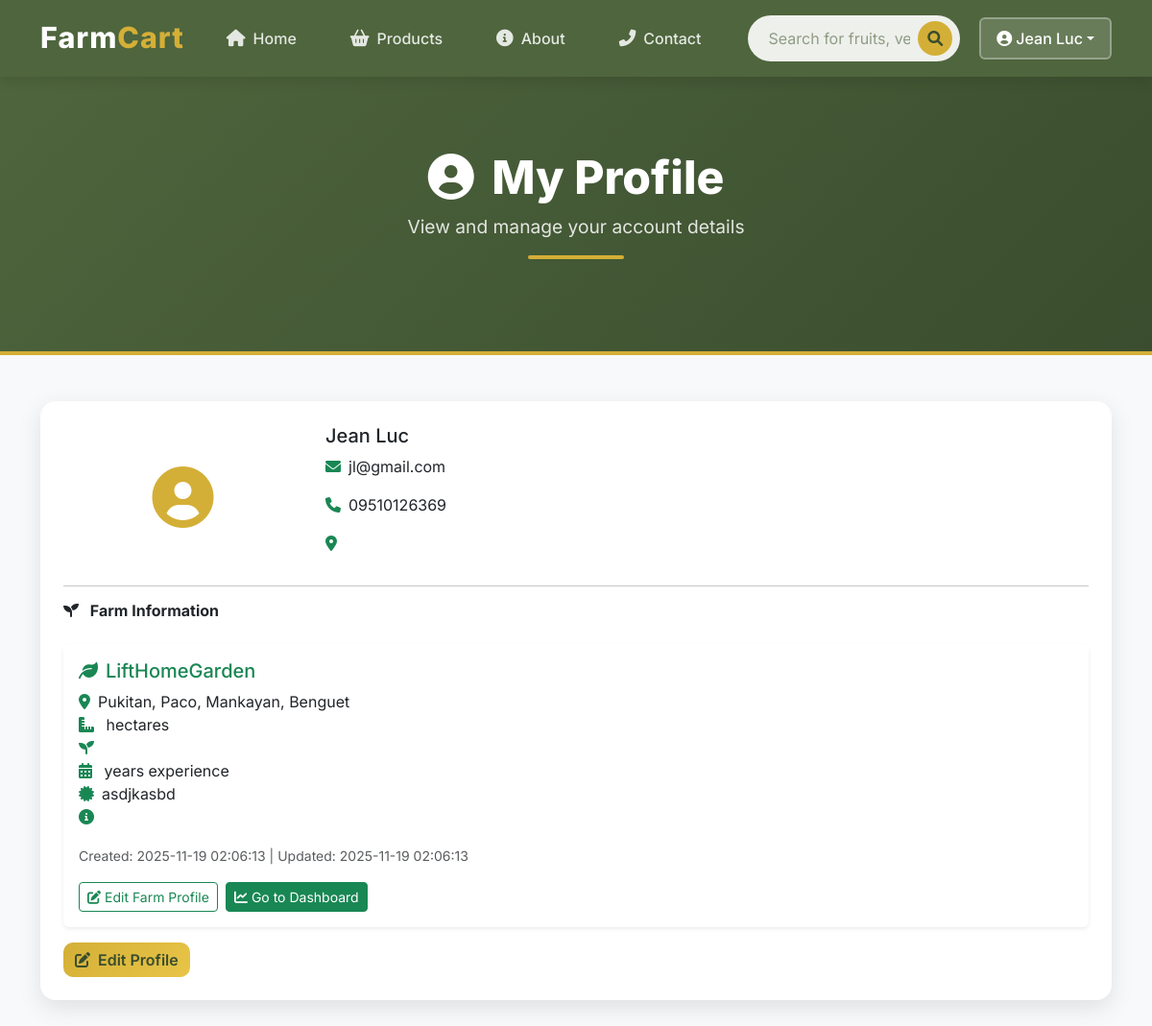
The app's page /Pages/customer/profile.php (signed in) with its own data.
### tables this page shows
CREATE TABLE `farmer_profiles` (
  `profile_id` int(11) NOT NULL,
  `user_id` int(11) NOT NULL,
  `farm_name` varchar(255) DEFAULT NULL,
  `farm_location` varchar(255) DEFAULT NULL,
  `farm_size` decimal(10,2) DEFAULT NULL CHECK (`farm_size` >= 0),
  `farming_method` enum('conventional','organic','hydroponic','aquaponic','greenhouse','free_range') DEFAULT NULL,
  `years_experience` int(11) DEFAULT NULL CHECK (`years_experience` >= 0),
  `certification_details` text DEFAULT NULL,
  `bio` text DEFAULT NULL,
  `is_verified_farmer` tinyint(1) DEFAULT 0,
  `created_at` timestamp NOT NULL DEFAULT current_timestamp(),
  `updated_at` timestamp NOT NULL DEFAULT current_timestamp() ON UPDATE current_timestamp()
);

CREATE TABLE `users` (
  `user_id` int(11) NOT NULL,
  `email` varchar(255) NOT NULL,
  `password` varchar(255) NOT NULL,
  `role` enum('farmer','admin','customer') NOT NULL,
  `first_name` varchar(100) NOT NULL,
  `last_name` varchar(100) NOT NULL,
  `phone_number` varchar(20) DEFAULT NULL,
  `address` text DEFAULT NULL,
  `profile_image` varchar(500) DEFAULT NULL,
  `store_name` varchar(255) DEFAULT NULL,
  `store_description` text DEFAULT NULL,
  `store_address` text DEFAULT NULL,
  `store_phone` varchar(20) DEFAULT NULL,
  `is_verified` tinyint(1) DEFAULT 0,
  `created_at` timestamp NOT NULL DEFAULT current_timestamp(),
  `updated_at` timestamp NOT NULL DEFAULT current_timestamp() ON UPDATE current_timestamp()
);

### Pages/customer/user.php (called while the page is built, shortened)
<?php
class User {
    private $conn;
    public function __construct($conn) {
        $this->conn = $conn;
    }
   public function getById($id) {
    $stmt = $this->conn->prepare("
        SELECT u.user_id, u.first_name, u.last_name, u.email, u.phone_number, u.address,
               f.farm_name, f.farm_location, f.farm_size, f.farming_method,
               f.years_experience, f.certification_details, f.bio, f.is_verified_farmer,
               f.created_at, f.updated_at
        FROM users u
        LEFT JOIN farmer_profiles f ON u.user_id = f.user_id
        WHERE u.user_id = ?
    ");
    $stmt->bind_param("i", $id);
    $stmt->execute();
    $result = $stmt->get_result();
    return $result->fetch_assoc();
}
}

### Pages/customer/profile.php (the view, shortened to what this page needs)
<?php
require_once 'User.php';
$userObj = new User($conn);
$userId  = $_SESSION['user_id'];
$user    = $userObj->getById($userId);
?>
<!DOCTYPE html>
<html lang="en">
<head>
  <link href="https://cdn.jsdelivr.net/npm/bootstrap@5.3.0/dist/css/bootstrap.min.css" rel="stylesheet">
  <link rel="stylesheet" href="https://cdnjs.cloudflare.com/ajax/libs/font-awesome/6.0.0/css/all.min.css">
  <link rel="stylesheet" href="../../Assets/css/navbar.css">
</head>
<body>
  <?php include '../../Includes/navbar.php'; ?>
  <section class="profile-header">
    <div class="container">
      <h1><i class="fas fa-user-circle me-2 text-accent"></i> My Profile</h1>
      <p>View and manage your account details</p>
      <div class="accent-line"></div>
    </div>
  </section>
  <div class="container py-5">
    <div class="card profile-card p-4">
      <div class="row align-items-center">
        <div class="col-md-3 text-center">
          <i class="fas fa-user-circle profile-icon"></i>
        </div>
        <div class="col-md-9 profile-info">
          <h5><?php echo htmlspecialchars($user['first_name'] . ' ' . $user['last_name']); ?></h5>
          <p><i class="fas fa-envelope me-2 text-success"></i><?php echo htmlspecialchars($user['email']); ?></p>
          <p><i class="fas fa-phone me-2 text-success"></i><?php echo htmlspecialchars($user['phone_number']); ?></p>
          <p><i class="fas fa-map-marker-alt me-2 text-success"></i><?php echo htmlspecialchars($user['address']); ?></p>
        </div>
      </div>
      <hr>
      <h6 class="fw-bold text-dark-green"><i class="fas fa-seedling me-2 text-accent"></i> Farm Information</h6>
      <?php if (!empty($user['farm_name'])): ?>
        <div class="card mt-3 border-0 shadow-sm">
          <div class="card-body">
            <h5 class="card-title text-success d-flex align-items-center">
              <i class="fas fa-leaf me-2"></i><?php echo htmlspecialchars($user['farm_name']); ?>
            </h5>
            <ul class="list-unstyled mb-3">
              <li><i class="fas fa-map-marker-alt me-2 text-success"></i><?php echo htmlspecialchars($user['farm_location']); ?></li>
              <li><i class="fas fa-ruler-combined me-2 text-success"></i><?php echo htmlspecialchars($user['farm_size']); ?> hectares</li>
              <li><i class="fas fa-seedling me-2 text-success"></i><?php echo htmlspecialchars($user['farming_method']); ?></li>
              <li><i class="fas fa-calendar-alt me-2 text-success"></i><?php echo htmlspecialchars($user['years_experience']); ?> years experience</li>
              <li><i class="fas fa-certificate me-2 text-success"></i><?php echo htmlspecialchars($user['certification_details']); ?></li>
              <li><i class="fas fa-info-circle me-2 text-success"></i><?php echo htmlspecialchars($user['bio']); ?></li>
            </ul>
            <small class="text-muted">Created: <?php echo htmlspecialchars($user['created_at']); ?> | Updated: <?php echo htmlspecialchars($user['updated_at']); ?></small>
            <div class="d-flex gap-2 mt-3">
              <a href="edit-profile.php" class="btn btn-outline-success btn-sm"><i class="fas fa-edit me-1"></i>Edit Farm Profile</a>
              <a href="store-dashboard.php" class="btn btn-success btn-sm"><i class="fas fa-chart-line me-1"></i>Go to Dashboard</a>
            </div>
          </div>
        </div>
      <?php else: ?>
        <p class="text-muted">You don’t have a farm profile yet. <a href="setUpStore.php" class="text-success fw-bold">Setup your farm</a>.</p>
      <?php endif; ?>
      <div class="mt-3">
        <a href="edit-profile.php" class="btn btn-edit"><i class="fas fa-edit me-2"></i>Edit Profile</a>
      </div>
    </div>
  </div>
</body>
</html>

### Includes/navbar.php (shortened to what this page needs)
<?php
$current_script = $_SERVER['SCRIPT_NAME'];
$is_in_header = strpos($current_script, 'Header') !== false;
$is_in_pages_customer = strpos($current_script, 'Pages/customer') !== false;
$is_in_pages_farmer = strpos($current_script, 'Pages/farmer') !== false;
$is_in_pages_admin = strpos($current_script, 'Pages/admin') !== false;
$current_page = basename($_SERVER['PHP_SELF']);
if ($is_in_header) {
    $home_path = '../Pages/customer/index.php';
    $products_path = '../Pages/customer/products.php';
    $about_path = 'about.php';
    $contact_path = 'contacts.php';
    $logout_path = '../Register/login.php?logout=1';
    $register_path = '../Register/index.php';
    $farmer_dashboard_path = '../Pages/farmer/index.php';
    $admin_dashboard_path = '../Pages/admin/index.php';
    $profile_path = '../Pages/customer/profile.php';
    $edit_profile_path = '../Pages/customer/edit-profile.php';
    $orders_path = '../Pages/customer/orders.php';
    $wishlist_path = '../Pages/customer/wishlist.php';
    $setup_store_path = '../Pages/customer/setUpStore.php';
} elseif ($is_in_pages_customer) {
    $home_path = 'index.php';
    $products_path = 'products.php';
    $about_path = '../../Header/about.php';
    $contact_path = '../../Header/contacts.php';
    $register_path = '../../Register/index.php';
}
$user_data = null;
$is_logged_in = isset($_SESSION['user_id']) && !empty($_SESSION['user_id']);
if ($is_logged_in) {
    if (!isset($user_data) && isset($farmcart)) {
        $user_data = $farmcart->get_user($_SESSION['user_id']);
    }
}
?>
<nav class="navbar navbar-expand-lg navbar-dark fixed-top">
    <div class="container">
        <a class="navbar-brand" href="<?php echo $home_path; ?>">
            <span class="brand-farm">Farm</span><span class="brand-cart">Cart</span>
        </a>
        <div class="collapse navbar-collapse" id="navbarNav">
            <ul class="navbar-nav me-auto">
                <li class="nav-item">
                    <a class="nav-link <?php echo ($current_page == 'index.php') ? 'active' : ''; ?>" href="<?php echo $home_path; ?>">
                        <i class="fas fa-home"></i> Home
                    </a>
                </li>
                <li class="nav-item">
                    <a class="nav-link <?php echo ($current_page == 'products.php') ? 'active' : ''; ?>" href="<?php echo $products_path; ?>">
                        <i class="fas fa-shopping-basket"></i> Products
                    </a>
                </li>
                <li class="nav-item">
                    <a class="nav-link <?php echo ($current_page == 'about.php') ? 'active' : ''; ?>" href="<?php echo $about_path; ?>">
                        <i class="fas fa-info-circle"></i> About
                    </a>
                </li>
                <li class="nav-item">
                    <a class="nav-link <?php echo ($current_page == 'contacts.php') ? 'active' : ''; ?>" href="<?php echo $contact_path; ?>">
                        <i class="fas fa-phone-alt"></i> Contact
                    </a>
                </li>
            </ul>
            <form class="search-form" id="searchForm">
                <input type="text" class="search-input" placeholder="Search for fruits, vegetables, dairy..." id="searchInput">
                <button type="submit" class="search-btn">
                    <i class="fas fa-search"></i>
                </button>
            </form>
            <div class="navbar-auth-section">
                <?php if(!$is_logged_in): ?>
                    <div class="auth-buttons">
                        <a href="<?php echo $register_path; ?>" class="btn btn-success btn-sm">
                            <i class="fas fa-store me-1"></i> Become a Seller
                        </a>
                    </div>
                <?php else: ?>
                    <div class="dropdown">
                        <?php
                        $display_name = 'User';
                        if (isset($_SESSION['first_name']) && isset($_SESSION['last_name'])) {
                            $display_name = $_SESSION['first_name'] . ' ' . $_SESSION['last_name'];
                        } elseif (isset($_SESSION['user_name'])) {
                            $display_name = $_SESSION['user_name'];
                        }
                        ?>
                        <button class="btn dropdown-toggle user-dropdown-btn" type="button" id="userDropdown" data-bs-toggle="dropdown" aria-expanded="false">
                            <i class="fas fa-user-circle me-1"></i> <?php echo htmlspecialchars($display_name); ?>
                        </button>
                    </div>
                <?php endif; ?>
            </div>
        </div>
    </div>
</nav>

### Assets/css/navbar.css (style rules this page uses)
:root { --primary-green: #4E653D; --light-green: #6B8E4E; --dark-green: #3A4D2E; --accent-gold: #D4AF37; --light-bg: #F8F9FA; --white: #FFFFFF; --text-dark: #2D3748; --text-light: #718096; --border-light: #E2E8F0; }
body { padding-top: 76px; font-family: 'Segoe UI', Tahoma, Geneva, Verdana, sans-serif; background-color: var(--light-bg); }
.navbar { background-color: var(--primary-green) !important; box-shadow: 0 4px 12px rgba(0, 0, 0, 0.1); padding: 12px 0; transition: all 0.3s ease; }
.navbar-brand { font-weight: 700; font-size: 1.8rem; transition: transform 0.3s ease; }
.brand-farm { color: white; }
.brand-cart { color: var(--accent-gold); }
.navbar-nav .nav-link { color: rgba(255, 255, 255, 0.85) !important; font-weight: 500; margin: 0 8px; padding: 8px 16px !important; border-radius: 6px; transition: all 0.3s ease; position: relative; display: flex; align-items: center; }
.navbar-nav .nav-link i { margin-right: 8px; font-size: 1.1rem; }
.search-form { position: relative; margin: 0 20px; max-width: 400px; flex: 1; }
.search-input { background-color: rgba(255, 255, 255, 0.9); border: 2px solid transparent; border-radius: 25px; padding: 8px 45px 8px 20px; width: 100%; transition: all 0.3s ease; font-size: 0.9rem; color: var(--dark-green); }
.search-input::placeholder { color: rgba(78, 101, 61, 0.6); }
.search-btn { position: absolute; right: 8px; top: 50%; transform: translateY(-50%); background: var(--accent-gold); border: none; border-radius: 50%; width: 32px; height: 32px; display: flex; align-items: center; justify-content: center; color: var(--dark-green); transition: all 0.3s ease; cursor: pointer; }
.navbar-auth-section { display: flex; align-items: center; }
.user-dropdown-btn { background: rgba(255, 255, 255, 0.15) !important; color: white !important; border: 2px solid rgba(255, 255, 255, 0.3) !important; font-weight: 500; border-radius: 6px; padding: 8px 16px; transition: all 0.3s ease; display: flex; align-items: center; }
.user-dropdown-btn i { margin-right: 8px; }
.navbar-brand { font-weight: 800; font-size: 1.9rem; letter-spacing: 1px; color: var(--white); transition: all 0.3s ease; }
.navbar-nav .nav-link { color: rgba(255, 255, 255, 0.85) !important; font-weight: 500; margin: 0 10px; padding: 10px 18px !important; border-radius: 8px; transition: all 0.3s ease; position: relative; }
.search-input { border-radius: 30px; padding: 10px 50px 10px 20px; font-size: 1rem; border: 2px solid transparent; transition: all 0.3s ease; }
.search-btn { width: 36px; height: 36px; background: var(--accent-gold); color: var(--dark-green); transition: all 0.3s ease; }

### Pages/customer/profile.php (style rules this page uses)
body { background-color: var(--light-bg); font-family: 'Inter', sans-serif; }
.profile-header { background: linear-gradient(135deg, var(--primary-green), var(--dark-green)); color: var(--white); padding: 5rem 0; text-align: center; border-bottom: 4px solid var(--accent-gold); }
.profile-header h1 { font-weight: 800; font-size: 3rem; margin-bottom: 0.5rem; }
.profile-header p { color: rgba(255,255,255,0.85); font-size: 1.2rem; }
.accent-line { width: 100px; height: 4px; background: var(--accent-gold); margin: 1rem auto; border-radius: 2px; }
.profile-card { border-radius: 16px; border: none; box-shadow: 0 8px 25px rgba(0,0,0,0.1); }
.profile-icon { font-size: 4rem; color: var(--accent-gold); }
.btn-edit { background: linear-gradient(135deg, var(--accent-gold), #E8C547); color: var(--dark-green); font-weight: 600; border-radius: 10px; border: none; }

### records on screen
farmer_profiles: user.last_name "Jean Luc", user.email "jl@gmail.com", user.phone_number "09510126369", farm_name "LiftHomeGarden", farm_location "Pukitan, Paco, Mankayan, Benguet", certification_details "asdjkasbd", created_at "2025-11-19 02:06:13", updated_at "2025-11-19 02:06:13"

### other values on screen
$display_name "Jean Luc"
